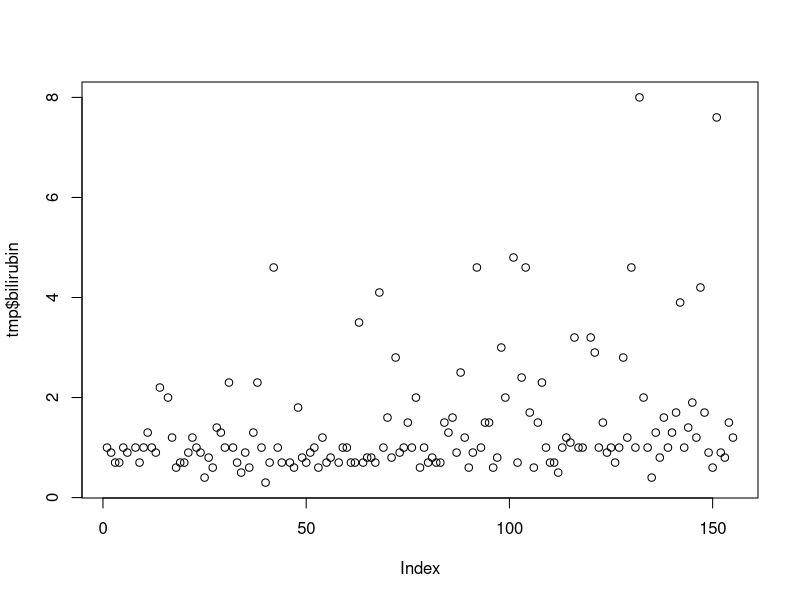
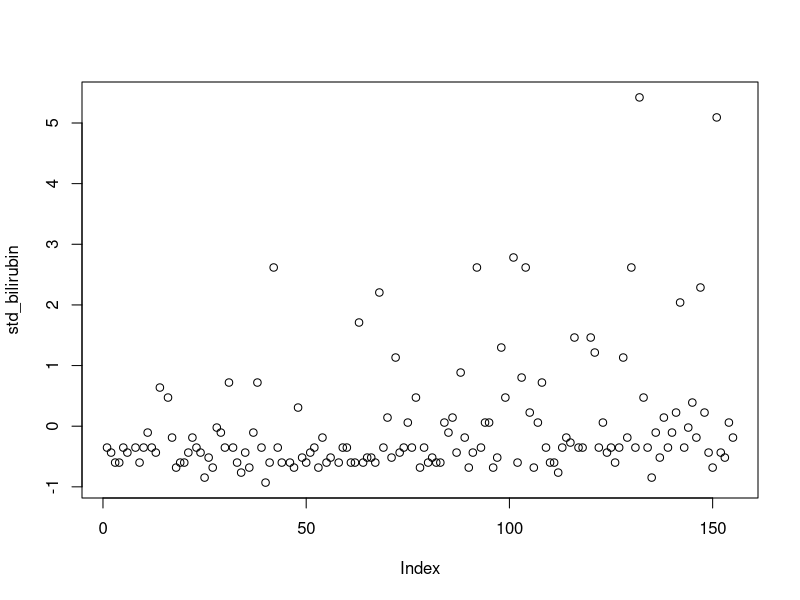
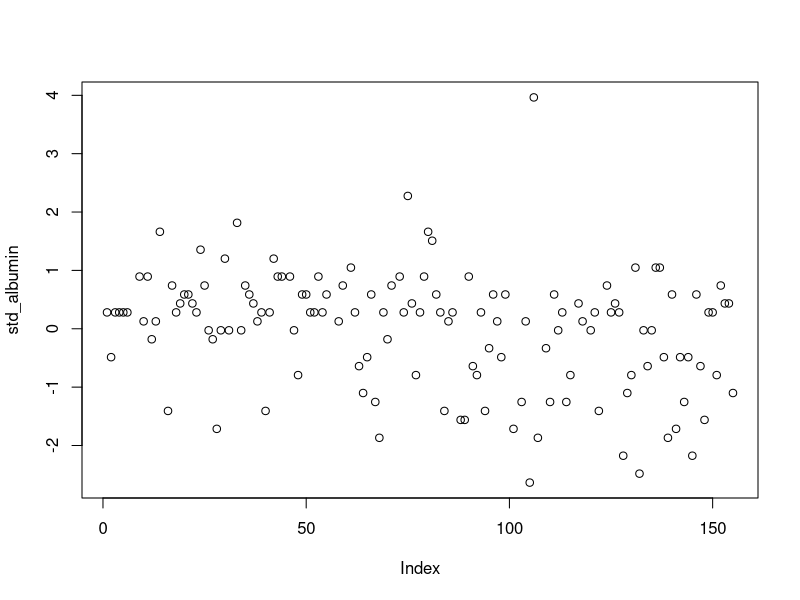

Write the R code that produced these figures, in order.
## ---- chunk 1
knitr::opts_chunk$set(echo = TRUE)
## ---- chunk 2
setwd("~/Documents/courses/newCollege/current/eda/assignments/a9/")
## ---- chunk 3
url <- "https://archive.ics.uci.edu/ml/datasets/Hepatitis"
## ---- chunk 4
    hep_data <- read.csv("data_na.csv", header=FALSE)
    str(hep_data)
## ---- chunk 5
    sum(hep_data$V1 == 1)
    sum(hep_data$V1 == 2)
## ---- chunk 6
    names(hep_data) <- lapply(strsplit(tolower(readLines("namesJust.txt")), "\n"), as.character)
## ---- chunk 7
    write.csv(hep_data, "hep_data.csv", row.names = FALSE)
## ---- chunk 8
    sum(complete.cases(hep_data))
## ---- chunk 9
    str(hep_data)
    tmp <- as.data.frame(cbind(hep_data[,c("age", "sex")], sapply(
          hep_data[, c("bilirubin", "alk phosphate", "sgot", "albumin")],
            as.numeric)))
    str(tmp)
    sum(complete.cases(tmp))
    sum(complete.cases(tmp[,"bilirubin"]))
## ---- chunk 10
    quantile(tmp$bilirubin, na.rm = TRUE)
    plot(tmp$bilirubin)
## ---- chunk 11
    max(tmp$age)
    min(tmp$age)
## ---- chunk 12
    age_groups <- cut(tmp$age, breaks = seq(0, 80, 10))
    tmp[,"age"] <- age_groups
## ---- chunk 13
    agg <- aggregate(tmp[,3:6], by=list(age=tmp$age, sex=tmp$sex), FUN=mean, na.rm=TRUE)
    agg
## ---- chunk 14
    agg[order(agg$bilirubin),]
## ---- chunk 15
    std_bilirubin <- scale(tmp$bilirubin)
    std_albumin   <- scale(tmp$albumin)
    plot(std_bilirubin)
    plot(std_albumin)
## ---- chunk 16
    tmp2 <- tmp[,c("bilirubin", "alk phosphate", "sgot", "albumin")]
    a <- princomp(tmp2[complete.cases(tmp2),])
    a
## ---- chunk 17
    a["loadings"]
## ---- chunk 18
    tmpA <- hep_data[,c("sex", "age", "steroid", "antivirals")]
    tmpB <- hep_data[,c("sex", "age", "bilirubin", "alk phosphate", "sgot", "albumin")]
    tmpC <- merge.data.frame(tmpA[complete.cases(tmpA),], 
                             tmpB[complete.cases(tmpB),])
    dim(tmpC)
